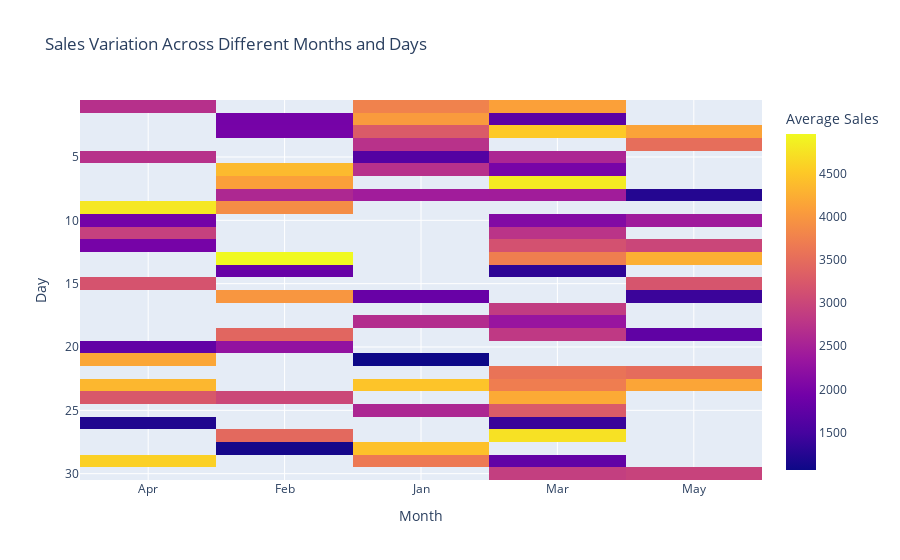

Notebook code cell kept with this figure:
### Markdown cell above
Q3. Using the sales data, generate a heatmap to visualize the variation in sales across
different months and days.

### Code cell
import pandas as pd
import numpy as np
import plotly.express as px

# Set the random seed for reproducibility
np.random.seed(20)

# Generate the data
data = {
    'Month': np.random.choice(['Jan', 'Feb', 'Mar', 'Apr', 'May'], 100),
    'Day': np.random.choice(range(1, 31), 100), 
    'Sales': np.random.randint(1000, 5000, 100)
}

df = pd.DataFrame(data)

heatmap_data = df.pivot_table(index='Day', columns='Month', values='Sales', aggfunc='mean')

fig = px.imshow(heatmap_data, 
                labels={'x': 'Month', 'y': 'Day', 'color': 'Average Sales'}, 
                title='Sales Variation Across Different Months and Days')
fig.show()

### Figure 1 — Plotly figure (JSON) as saved in the notebook; plotly's stock layout.template omitted (floating-point values rounded to 4 significant figures; data arrays with more than 128 entries replaced by an {"elided": "..."} marker saying what was removed)
{"data": [{"coloraxis": "coloraxis", "hovertemplate": "Month: %{x}<br>Day: %{y}<br>Average Sales: %{z}<extra></extra>", "name": "0", "type": "heatmap", "x": ["Apr", "Feb", "Jan", "Mar", "May"], "xaxis": "x", "y": [1, 2, 3, 4, 5, 6, 7, 8, 9, 10, 11, 12, 13, 14, 15, 16, 17, 18, 19, 20, 21, 22, 23, 24, 25, 26, 27, 28, 29, 30], "yaxis": "y", "z": {"elided": "30x5 float values"}}], "layout": {"autosize": true, "coloraxis": {"colorbar": {"title": {"text": "Average Sales"}}, "colorscale": [[0, "#0d0887"], [0.1111, "#46039f"], [0.2222, "#7201a8"], [0.3333, "#9c179e"], [0.4444, "#bd3786"], [0.5556, "#d8576b"], [0.6667, "#ed7953"], [0.7778, "#fb9f3a"], [0.8889, "#fdca26"], [1, "#f0f921"]]}, "title": {"text": "Sales Variation Across Different Months and Days"}, "xaxis": {"anchor": "y", "autorange": true, "constrain": "domain", "domain": [0, 1], "range": [-0.5, 4.5], "scaleanchor": "y", "title": {"text": "Month"}, "type": "category"}, "yaxis": {"anchor": "x", "autorange": true, "constrain": "domain", "domain": [0, 1], "range": [30.5, 0.5], "title": {"text": "Day"}, "type": "linear"}}}
